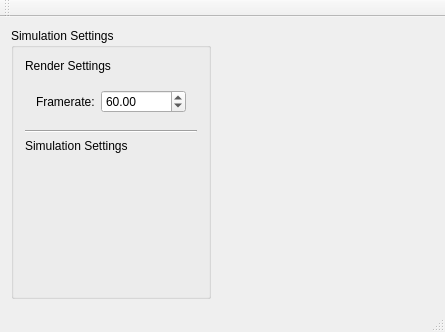
<?xml version="1.0" encoding="UTF-8"?>
<ui version="4.0">
 <class>SPHWindow</class>
 <widget class="QMainWindow" name="SPHWindow">
  <property name="geometry">
   <rect>
    <x>0</x>
    <y>0</y>
    <width>445</width>
    <height>332</height>
   </rect>
  </property>
  <property name="windowTitle">
   <string>SPHWindow</string>
  </property>
  <widget class="QWidget" name="centralWidget">
   <layout class="QHBoxLayout" name="horizontalLayout">
    <item>
     <widget class="QGroupBox" name="groupBox">
      <property name="minimumSize">
       <size>
        <width>200</width>
        <height>0</height>
       </size>
      </property>
      <property name="maximumSize">
       <size>
        <width>200</width>
        <height>16777215</height>
       </size>
      </property>
      <property name="title">
       <string>Simulation Settings</string>
      </property>
      <layout class="QVBoxLayout" name="verticalLayout">
       <item>
        <widget class="QLabel" name="label">
         <property name="text">
          <string>Render Settings</string>
         </property>
        </widget>
       </item>
       <item>
        <widget class="QWidget" name="widget_2" native="true">
         <layout class="QFormLayout" name="formLayout">
          <item row="0" column="0">
           <widget class="QLabel" name="label_3">
            <property name="text">
             <string>Framerate:</string>
            </property>
           </widget>
          </item>
          <item row="0" column="1">
           <widget class="QDoubleSpinBox" name="dsbFPS">
            <property name="minimum">
             <double>0.100000000000000</double>
            </property>
            <property name="maximum">
             <double>999.990000000000009</double>
            </property>
            <property name="singleStep">
             <double>10.000000000000000</double>
            </property>
            <property name="value">
             <double>60.000000000000000</double>
            </property>
           </widget>
          </item>
         </layout>
        </widget>
       </item>
       <item>
        <widget class="Line" name="line">
         <property name="orientation">
          <enum>Qt::Horizontal</enum>
         </property>
        </widget>
       </item>
       <item>
        <widget class="QLabel" name="label_2">
         <property name="text">
          <string>Simulation Settings</string>
         </property>
        </widget>
       </item>
       <item>
        <spacer name="verticalSpacer">
         <property name="orientation">
          <enum>Qt::Vertical</enum>
         </property>
         <property name="sizeHint" stdset="0">
          <size>
           <width>20</width>
           <height>40</height>
          </size>
         </property>
        </spacer>
       </item>
      </layout>
     </widget>
    </item>
    <item>
     <widget class="SPHrender" name="sphDisplay" native="true"/>
    </item>
   </layout>
  </widget>
  <widget class="QMenuBar" name="menuBar">
   <property name="geometry">
    <rect>
     <x>0</x>
     <y>0</y>
     <width>445</width>
     <height>21</height>
    </rect>
   </property>
  </widget>
  <widget class="QToolBar" name="mainToolBar">
   <attribute name="toolBarArea">
    <enum>TopToolBarArea</enum>
   </attribute>
   <attribute name="toolBarBreak">
    <bool>false</bool>
   </attribute>
  </widget>
  <widget class="QStatusBar" name="statusBar"/>
 </widget>
 <layoutdefault spacing="6" margin="11"/>
 <customwidgets>
  <customwidget>
   <class>SPHrender</class>
   <extends>QWidget</extends>
   <header>sphrender.h</header>
   <container>1</container>
   <slots>
    <slot>setFramerate(double)</slot>
   </slots>
  </customwidget>
 </customwidgets>
 <resources/>
 <connections>
  <connection>
   <sender>dsbFPS</sender>
   <signal>valueChanged(double)</signal>
   <receiver>sphDisplay</receiver>
   <slot>setFramerate(double)</slot>
   <hints>
    <hint type="sourcelabel">
     <x>138</x>
     <y>102</y>
    </hint>
    <hint type="destinationlabel">
     <x>325</x>
     <y>172</y>
    </hint>
   </hints>
  </connection>
 </connections>
</ui>
